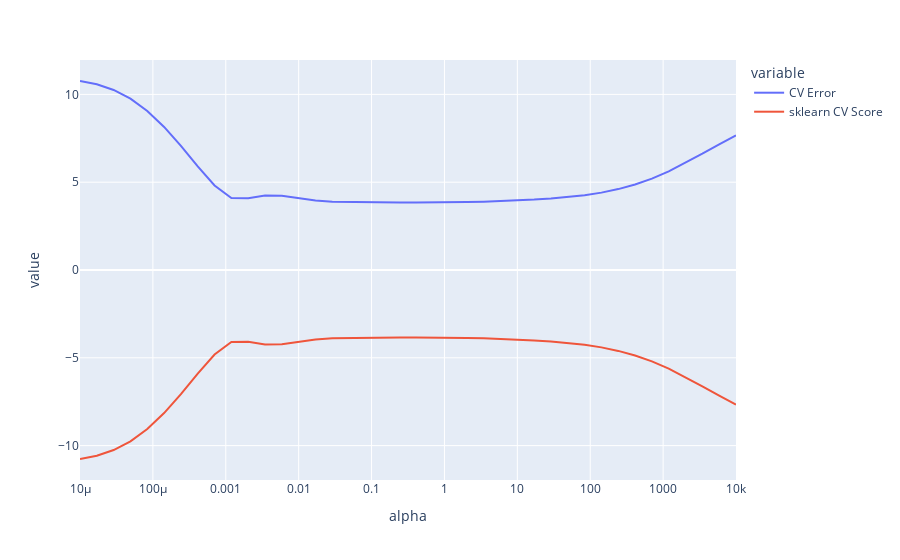

Notebook cell for this chart:
### Code cell
px.line(error_vs_alpha, x = "alpha", y = ["CV Error", "sklearn CV Score"], log_x=True)

### Figure 1 — Plotly figure (JSON) as saved in the notebook; plotly's stock layout.template omitted (floating-point values rounded to 4 significant figures)
{"data": [{"hovertemplate": "variable=CV Error<br>alpha=%{x}<br>value=%{y}<extra></extra>", "legendgroup": "CV Error", "line": {"color": "#636efa", "dash": "solid"}, "marker": {"symbol": "circle"}, "mode": "lines", "name": "CV Error", "orientation": "v", "showlegend": true, "type": "scatter", "x": [1e-05, 1.701e-05, 2.894e-05, 4.924e-05, 8.377e-05, 0.0001425, 0.0002424, 0.0004125, 0.0007017, 0.001194, 0.002031, 0.003455, 0.005878, 0.01, 0.01701, 0.02894, 0.04924, 0.08377, 0.1425, 0.2424, 0.4125, 0.7017, 1.194, 2.031, 3.455, 5.878, 10, 17.01, 28.94, 49.24, 83.77, 142.5, 242.4, 412.5, 701.7, 1194.0, 2031.0, 3455.0, 5878.0, 10000], "xaxis": "x", "y": [10.76, 10.58, 10.25, 9.756, 9.055, 8.148, 7.07, 5.905, 4.811, 4.104, 4.08, 4.241, 4.225, 4.087, 3.957, 3.89, 3.868, 3.859, 3.85, 3.842, 3.837, 3.838, 3.848, 3.867, 3.893, 3.925, 3.963, 4.01, 4.07, 4.149, 4.257, 4.407, 4.608, 4.87, 5.204, 5.617, 6.1, 6.625, 7.158, 7.666], "yaxis": "y"}, {"hovertemplate": "variable=sklearn CV Score<br>alpha=%{x}<br>value=%{y}<extra></extra>", "legendgroup": "sklearn CV Score", "line": {"color": "#EF553B", "dash": "solid"}, "marker": {"symbol": "circle"}, "mode": "lines", "name": "sklearn CV Score", "orientation": "v", "showlegend": true, "type": "scatter", "x": [1e-05, 1.701e-05, 2.894e-05, 4.924e-05, 8.377e-05, 0.0001425, 0.0002424, 0.0004125, 0.0007017, 0.001194, 0.002031, 0.003455, 0.005878, 0.01, 0.01701, 0.02894, 0.04924, 0.08377, 0.1425, 0.2424, 0.4125, 0.7017, 1.194, 2.031, 3.455, 5.878, 10, 17.01, 28.94, 49.24, 83.77, 142.5, 242.4, 412.5, 701.7, 1194.0, 2031.0, 3455.0, 5878.0, 10000], "xaxis": "x", "y": [-10.76, -10.58, -10.25, -9.756, -9.055, -8.148, -7.07, -5.905, -4.811, -4.104, -4.08, -4.241, -4.225, -4.087, -3.957, -3.89, -3.868, -3.859, -3.85, -3.842, -3.837, -3.838, -3.848, -3.867, -3.893, -3.925, -3.963, -4.01, -4.07, -4.149, -4.257, -4.407, -4.608, -4.87, -5.204, -5.617, -6.1, -6.625, -7.158, -7.666], "yaxis": "y"}], "layout": {"legend": {"title": {"text": "variable"}, "tracegroupgap": 0}, "margin": {"t": 60}, "xaxis": {"anchor": "y", "domain": [0, 1], "title": {"text": "alpha"}, "type": "log"}, "yaxis": {"anchor": "x", "domain": [0, 1], "title": {"text": "value"}}}}
